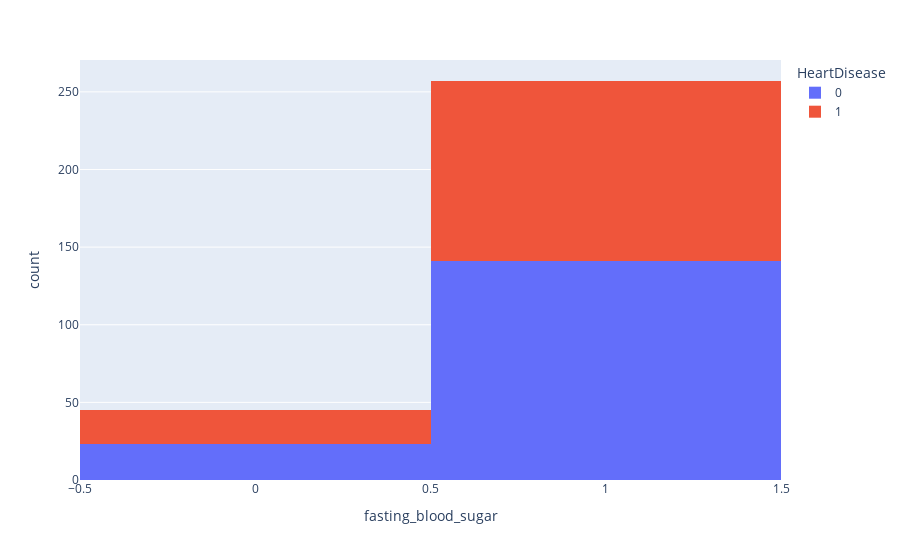

Write notebook code for a chart like this one.
### Markdown cell above
### FastingBS Vs Heart Disease

### Code cell
px.histogram(heart_df, x = 'fasting_blood_sugar', color = 'HeartDisease')
# fasting_blood_sugar0:'less_than_120mg/ml',1:'greater_than_120mg/ml'

### Figure 1 — Plotly figure (JSON) as saved in the notebook; plotly's stock layout.template omitted (floating-point values rounded to 4 significant figures; data arrays with more than 128 entries replaced by an {"elided": "..."} marker saying what was removed)
{"data": [{"alignmentgroup": "True", "bingroup": "x", "hovertemplate": "HeartDisease=0<br>fasting_blood_sugar=%{x}<br>count=%{y}<extra></extra>", "legendgroup": "0", "marker": {"color": "#636efa", "pattern": {"shape": ""}}, "name": "0", "offsetgroup": "0", "orientation": "v", "showlegend": true, "type": "histogram", "x": {"elided": "164 int values"}, "xaxis": "x", "yaxis": "y"}, {"alignmentgroup": "True", "bingroup": "x", "hovertemplate": "HeartDisease=1<br>fasting_blood_sugar=%{x}<br>count=%{y}<extra></extra>", "legendgroup": "1", "marker": {"color": "#EF553B", "pattern": {"shape": ""}}, "name": "1", "offsetgroup": "1", "orientation": "v", "showlegend": true, "type": "histogram", "x": {"elided": "138 int values"}, "xaxis": "x", "yaxis": "y"}], "layout": {"autosize": true, "barmode": "relative", "legend": {"title": {"text": "HeartDisease"}, "tracegroupgap": 0}, "margin": {"t": 60}, "xaxis": {"anchor": "y", "autorange": true, "domain": [0, 1], "range": [-0.5, 1.5], "title": {"text": "fasting_blood_sugar"}, "type": "linear"}, "yaxis": {"anchor": "x", "autorange": true, "domain": [0, 1], "range": [0, 270.5], "title": {"text": "count"}}}}
